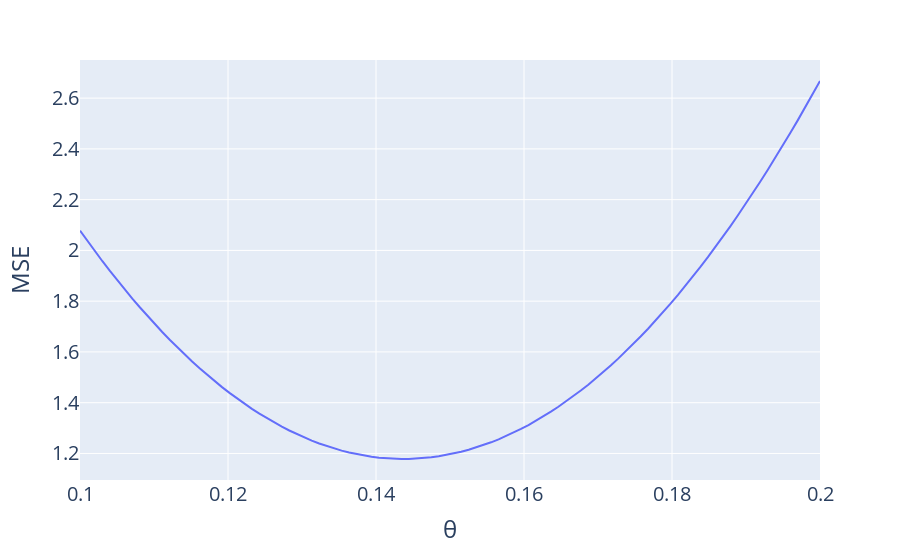

Write notebook code for a chart like this one.
### Code cell
# to find the best theta, make a plot
# plot MSE vs theta, showing off how to set xaxis_title and yaxis_title
fig = px.line(x = thetas, y = mses)
fig.update_layout(
    xaxis_title = 'θ',
    yaxis_title = 'MSE',
    font_size = 20
)
# search from google, copy and paste
